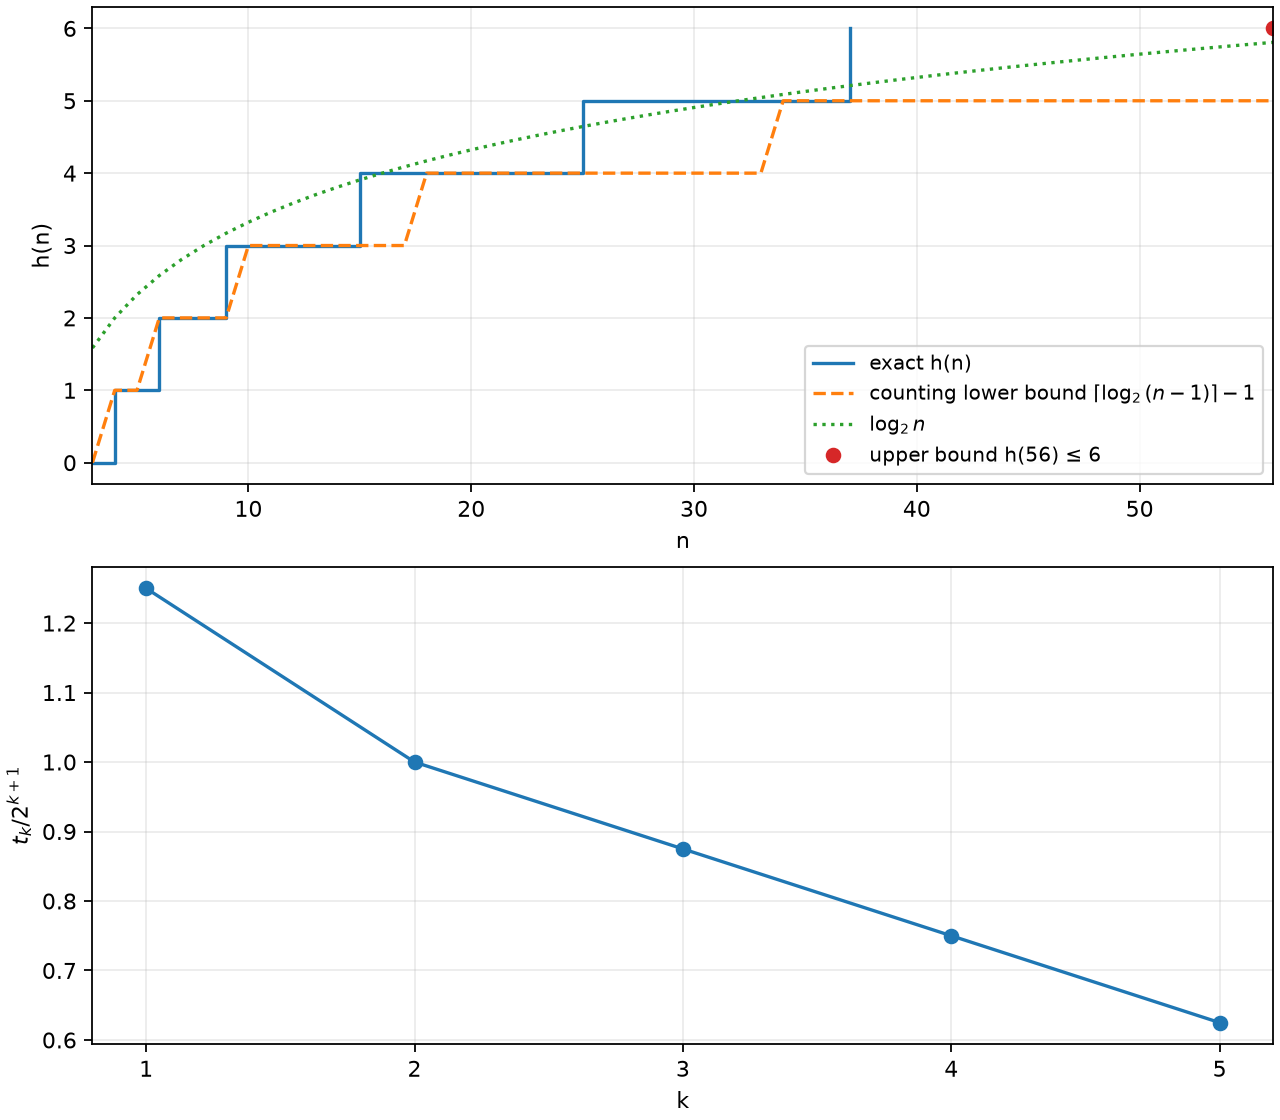

Reproduce this figure in Python.
import csv
import math
from pathlib import Path

import matplotlib.pyplot as plt

root = Path(__file__).parents[2]
with (root / "search" / "hn.csv").open(newline="") as f:
    rows = list(csv.DictReader(f))
exact = {int(r["n"]): int(r["h"]) for r in rows if int(r["n"]) <= 41}
n = list(range(3, 57))
lower = [math.ceil(math.log2(x - 1)) - 1 for x in n]
logn = [math.log2(x) for x in n]

fig, (ax1, ax2) = plt.subplots(2, 1, figsize=(8, 7), constrained_layout=True)
ax1.step(sorted(exact), [exact[x] for x in sorted(exact)], where="post", label="exact h(n)")
ax1.plot(n, lower, "--", label=r"counting lower bound $\lceil\log_2(n-1)\rceil-1$")
ax1.plot(n, logn, ":", label=r"$\log_2 n$")
ax1.plot([56], [6], "o", label="upper bound h(56) ≤ 6")
ax1.set_xlabel("n")
ax1.set_ylabel("h(n)")
ax1.set_xlim(3, 56)
ax1.grid(alpha=0.25)
ax1.legend(fontsize=9)

k = [1, 2, 3, 4, 5]
ratios = [1.25, 1.0, 0.875, 0.75, 0.625]
ax2.plot(k, ratios, "o-")
ax2.set_xlabel("k")
ax2.set_ylabel(r"$t_k / 2^{k+1}$")
ax2.set_xticks(k)
ax2.grid(alpha=0.25)
fig.savefig(Path(__file__).with_suffix(".png"), dpi=160)
